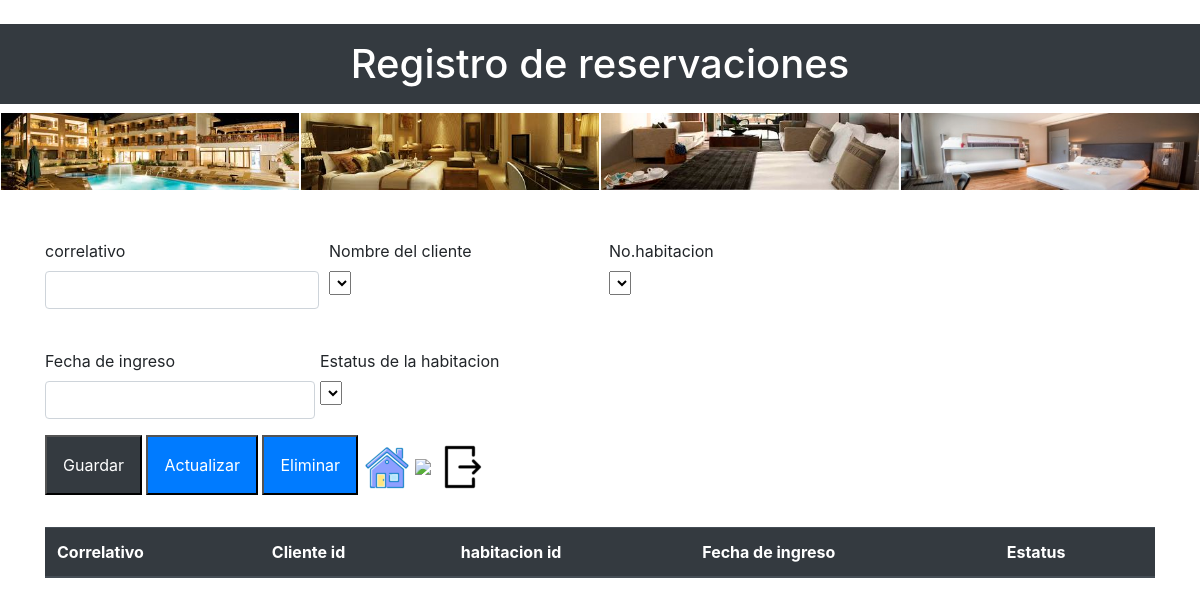
/rol_Empleado/diseno_reservaciones.php, run on an earlier commit of the app's database.
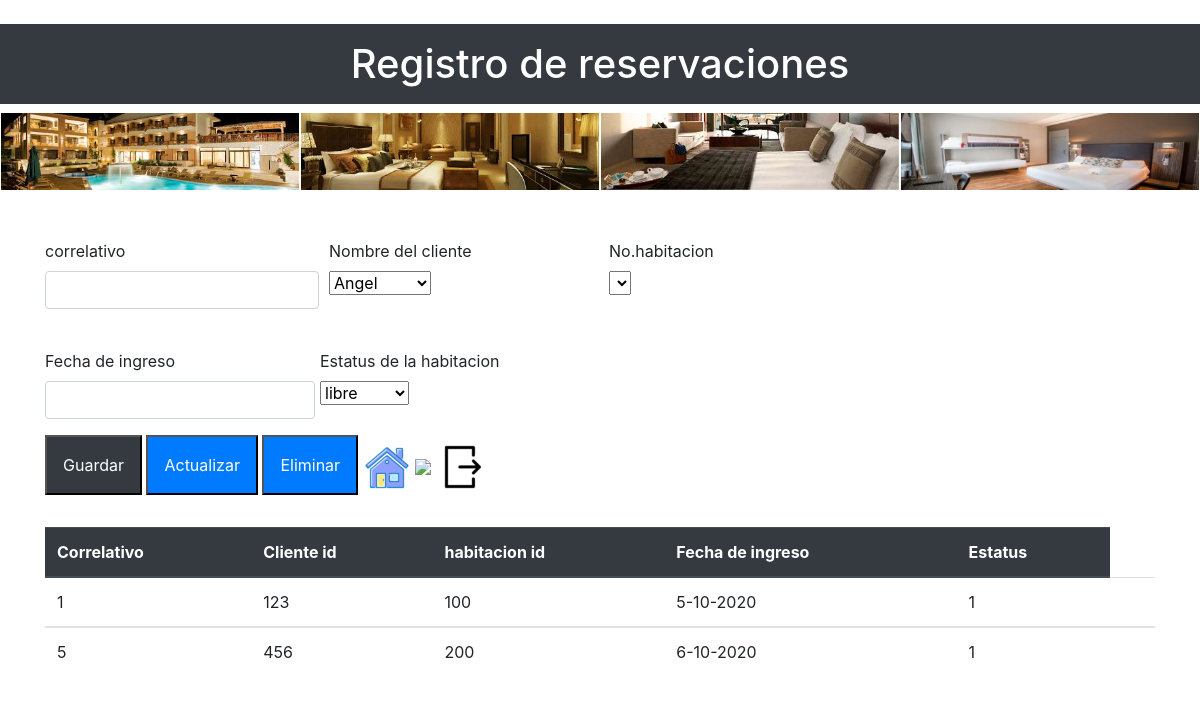
And on a later commit of the database.
### tables this page shows
CREATE TABLE `asignacion_habitacion` (
  `correlativo` int(11) NOT NULL,
  `cliente_id` int(11) NOT NULL,
  `habitacion_id` int(11) NOT NULL,
  `Fecha_ingreso` text NOT NULL,
  `estatus_id` int(11) NOT NULL
);

### rol_Empleado/diseno_reservaciones.php (the view, shortened to what this page needs)
<!DOCTYPE html>
<html lang="en">
<head>
   <link rel="stylesheet" href="https://cdn.jsdelivr.net/npm/bootstrap@4.5.3/dist/css/bootstrap.min.css">
</head>
<body>
    <br>
    <h1 class="text-center"><div class="p-3 mb-2 bg-dark text-white">Registro de reservaciones</div></h1>
    <table>
      <tr>
        <th><img src="imgensE/img1.jpg" class="d-block w-100" ></th>
        <th><img src="imgensE/img2.jpg" class="d-block w-100" ></th>
        <th><img src="imgensE/img3.jpg" class="d-block w-100" ></th>
        <th><img src="imgensE/img4.jpg" class="d-block w-100" ></th>
      </tr>
    </table>
        <br> <br>
  <div class="container">
   <form id="frmrecervacion" method="post">
        <div class="form-row">
           <div class="form-group col-md-2ss">
             <label for="txtcorre">correlativo</label>
             <input type="text" class="form-control" name="txtcorre" id="txtcorre">
           </div>
           <div class="form-group col-md-3">
              <label for="txtcliente_id">Nombre del cliente</label><br>
              <select class="" name="txtcliente_id" id="txtcliente_id">
                <?php
                  include "daoem/conexion.php";
                  $sql = "select * from cliente";
                  $ejecutar = mysqli_query($conexion, $sql);
                  while($txtcliente_id = mysqli_fetch_array($ejecutar)){
                  echo "<option value='".$txtcliente_id ['cliente_id']."'>".utf8_encode($txtcliente_id ['nombre_cliente'])."</option>";
                  }
                ?>
               </select>
           </div>
           <div class="form-group col-md-2">
              <label for="txthabit_id">No.habitacion</label><br>
              <select class="" name="txthabit_id" id="txthabit_id">
                <?php
                  include "daoem/conexion.php";
                  $sql = "select * from habitacion";
                  $ejecutar = mysqli_query($conexion, $sql);
                  while($txthabit_id = mysqli_fetch_array($ejecutar)){
                  echo "<option value='".$txthabit_id ['habitacion_id']."'>".utf8_encode($txthabit_id ['numero_habitacion'])."</option>";
                  }
                ?>
              </select>
           </div>
        </div><br>
        <div class="form-row">
           <div class="form-group col-md-3">
              <label for="txtfecha">Fecha de ingreso</label>
              <input type="text" class="form-control" name="txtfecha" id="txtfecha">
           </div>
           <div class="">
             <label for="txtesta_id">Estatus de la habitacion</label><br>
             <select class="" name="txtesta_id" id="txtesta_id">
                <?php
                  include "daoA/conexion.php";
                  $sql = "select * from estatus_habitacion";
                  $ejecutar = mysqli_query($conexion, $sql);
                  while($txtesta_id = mysqli_fetch_array($ejecutar)){
                  echo "<option value='".$txtesta_id ['estatus_id']."'>".utf8_encode($txtesta_id ['tipo_estatus'])."</option>";
                  }
                ?>
              </select>
           </div>
        </div>
        <div>
             <button type="submit" class="p-3 mb-2 bg-dark text-white" name="btnguardarem" id="btnguardarem">Guardar</button>
             <button type="submit" class="p-3 mb-2 bg-primary text-white" name="btnactualizarem" id="btnactualizarem">Actualizar</button>
             <button type="submit" class="p-3 mb-2 bg-primary text-white" name="btneliminarem" id="btneliminarem">Eliminar</button>
             <tr><td><a href="Menu_Empleado.php"><img src="imgensE/imge.4.png"  ></td></tr>
             <tr><td><a href="fpdf/reportPDF.php"><img src="imgensE/impm.png" ></td></tr>
             <tr><td><a href="../Seccion.php"><img src="imgensE/imge.5.png" ></td></tr>
        </div>
    </form>
  </div><br>
  <div class="container">
    <table class="table">
     <thead class="thead-dark">
       <tr>
          <th scope="col">Correlativo</th>
          <th scope="col">Cliente id</th>
          <th scope="col">habitacion id</th>
          <th scope="col">Fecha de ingreso</th>
          <th scope="col">Estatus</th>
       </tr>
      </thead>
      <?php
          include "daoem/conexion.php";
          $sql = "select * from asignacion_habitacion";
          $ejecutar = mysqli_query($conexion, $sql);
          while ($fila = mysqli_fetch_array($ejecutar)){
      ?>
      <tbody>
        <td><?php echo $fila['correlativo']?></td>
        <td><?php echo $fila['cliente_id']?></td>
        <td><?php echo $fila['habitacion_id']?></td>
        <td><?php echo $fila['Fecha_ingreso']?></td>
        <td><?php echo $fila['estatus_id']?></td>
        <td></td>
      </tbody>
        <?php
        }
        ?>
        </table>
  </div>
</body>
</html>

What changed in the data, as far as the page shows it:
added asignacion_habitacion: correlativo "1", cliente "123", habitacion "100", Fecha_ingreso "5-10-2020", estatus "1"
added asignacion_habitacion: correlativo "5", cliente "456", habitacion "200", Fecha_ingreso "6-10-2020", estatus "1"
Also different on the page:
form field txtcliente_id: (not shown) → "Angel"
form field txtesta_id: (not shown) → "libre"
